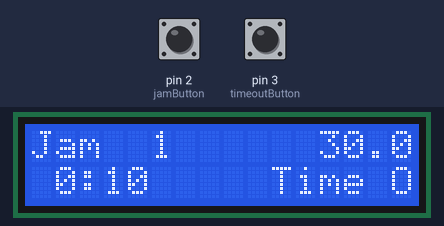
Simulated run of this sketch. Board: Arduino Uno, built with avr-gcc and run on an emulated ATmega328P. Parts: 16×2 character LCD. Inputs (shaded band) come from the test bench; at power-on: pin 2 (jamButton) LOW, pin 3 (timeoutButton) LOW.

Above: at 1.2 s.
1.3 s: pin 2 (jamButton) pulled HIGH for 0.15 s
At 1.63 s:
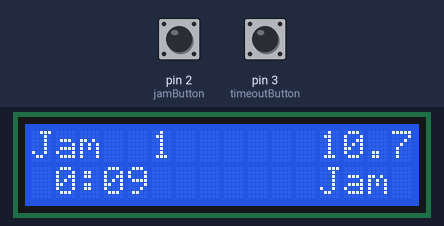
2.0 s: pin 3 (timeoutButton) pulled HIGH for 1 s
At 2.54 s:
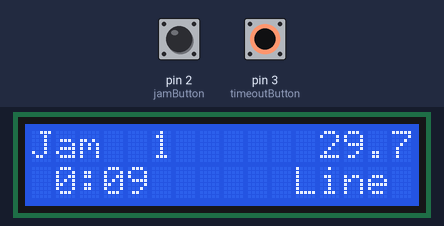
3.6 s: pin 2 (jamButton) pulled HIGH for 1 s
At 3.85 s:
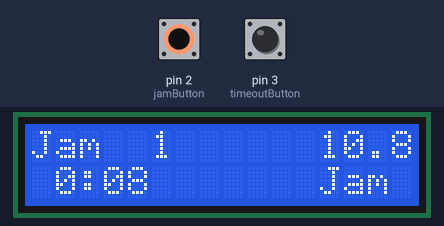
5.2 s: pin 3 (timeoutButton) pulled HIGH for 0.15 s
At 5.3 s:
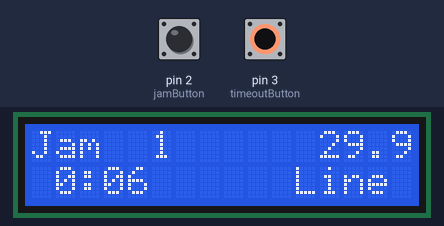
Timing chart, 0 to 6.9 s (numbered marks = the images above; inputs shaded):
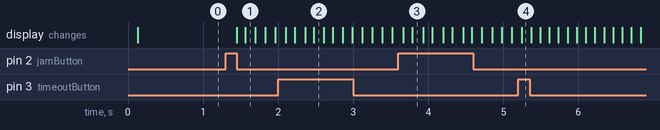

Measured:
- after the input at 1.3 s, the display: first changes after 0.15 s (image 1 shows a later state)
- after the input at 3.6 s, the display: first changes after 0.07 s (image 3 shows a later state)

The sketch:

sketch_sep16c.ino
```cpp
#include <StopWatch.h>
#include <Adafruit_CharacterOLED.h>

// To keep track of the Jam or Lineup
StopWatch timerJam;
// To keep track of the Period
StopWatch timerPeriod;
// Initialize the OLED display
Adafruit_CharacterOLED lcd(6, 7, 8, 9, 10, 11, 12);


unsigned long jamLength = 11000;
unsigned long lineupLength = 30000;
unsigned long periodLength = 10000;
unsigned long timeoutLength = 60000;
unsigned long refresh;                                    // Keeps track of the display refresh
unsigned long jamRef = 100;                               // Sets the jam clock refresh rate
unsigned long periodRef = 100;                            // Period clock refresh rate
unsigned long debounceTimer;
unsigned long debounceAmount = 250;
boolean GameOn, JamOn = 0;                           // Status of the game; current phase.
int JamNum = 1;                                           // What jam are we on?
int jamButton = 2;
int timeoutButton = 3;

//=================================================================
// void setup()
//=================================================================

void setup() {
  lcd.begin(16, 2);
}

//=================================================================
// void loop()
//=================================================================

void loop() {
  int jamButtonState = digitalRead(jamButton);
  int timeoutButtonState = digitalRead(timeoutButton);

  // Check the buttons for input
  if (jamButtonState == HIGH && (millis() - debounceTimer) > debounceAmount) {

    if (JamOn) {
      endJam();
    }
    else { // !JamOn
      startJam();
    }

    debounceTimer = millis();
  }
  if (timeoutButtonState == HIGH && (millis() - debounceTimer) > debounceAmount) {
    if (GameOn) {
      startTimeOut();
    }
    else {
      endTimeOut();
      endJam();
    }
    debounceTimer = millis();
  }


  // This section controls flow in the event of a timer expiring
  if (GameOn) {
    //Check the Period Clock
    if (timerPeriod.elapsed() > periodLength) {
      timerPeriod.stop();
      GameOn = 0;
    }
    if (JamOn) {
      //Check the Jam Clock
      if (timerJam.elapsed() > jamLength) {
        JamOn = 0;
        // If the game is still on then start the next sequence
        if (GameOn) {
          endJam();
        }
        else { // Game is not on and jam has ended
          timerJam.stop();
          timerJam.reset();
          JamOn = 0;
          timerPeriod.reset();
        }
      }
    }
    else{ // !JamOn
      // Check the lineup clock
      if (timerJam.elapsed() > lineupLength) {
        // If the game is still on then start the next sequence
        if (GameOn) {
          startJam();
        }
        else { // Game is not on and lineup has ended
          timerJam.stop();
          timerJam.reset();
          timerPeriod.reset();
        }
      }
    }
  }
  else { // !GameOn
    // Check the Timeout Clock
    if (timerJam.elapsed() > timeoutLength) {
      endTimeOut();
    }
  }


  // Check to make sure we are only refreshing every (displayRes) ms.
  if ((millis() - refresh) > jamRef) {
    displayJamNum();
    displayJamClock(timerJam.elapsed());
    displayPeriod();
    displayStatus();
    refresh = millis();
  }
}

//=================================================================
// void startTimeOut()    Stops the clocks and starts a timeout
//=================================================================

void startTimeOut() {

  JamOn = 0;
  GameOn = 0;
  timerJam.reset();
  timerPeriod.stop();
  timerJam.start();

}

void endTimeOut() {

  GameOn = 1;
  timerPeriod.start();
  timerJam.stop();
  timerJam.reset();

}

//=================================================================
// void toggleJam()    Self Explanatory.
//=================================================================

void startJam() {

    if (!GameOn) {
      timerPeriod.start();
      GameOn = 1;
    }

    timerJam.stop();
    timerJam.reset();
    timerJam.start();
    JamOn = 1;
}

void endJam() {

    timerJam.stop();
    timerJam.reset();
    timerJam.start();
    JamOn = 0;
}

//=================================================================
// displayJamClock()     Formats the clocks output for display
//=================================================================

void displayJamClock(unsigned long elapsed) {
  //                                                        // elapsed = milliseconds on the timer
  //unsigned long elapsed = timerJam.elapsed();               // minutes = whole number extracted from elapsed
  unsigned long secs, decimal, minutes, togo;               // decimal = number after the decimal point
  String displayString;
  switch (JamOn) {

  case 1:                                                   // Format the jam time remaining.
    togo = jamLength - elapsed;
    secs = constrain(togo / 1000, 0, jamLength);
    decimal = constrain((togo - secs*1000) / 100, 0, 9);
    break;
    // Format the lineup time remaining.
  case 0:
    togo = lineupLength - elapsed;
    secs = constrain(togo / 1000, 0, lineupLength);
    decimal = constrain((togo - secs*1000) / 100, 0, 9);
    break;
  }
  // Convert seconds to minutes and secs
  if (secs >= 60) {
    minutes = secs / 60;
    secs %= 60;
  }
  else {
    minutes = 0;
  }
  //                                                        // Pad minutes out with blank space
  if (minutes < 10) {
    displayString += " ";
  }
  //                                                        // Print a colon if there are minutes...
  if (minutes) {
    displayString += String(minutes);
    displayString += ":";
  }
  //                                                        // ... or pad it out if there aren't minutes
  else {
    displayString += "  ";
  }
  //                                                        // Pad seconds out with zeros.
  if (secs < 10) {
    displayString += "0";
  }
  //                                                        // Print secs and milliseconds with a dot.
  displayString += String(secs);
  displayString += ".";
  displayString += String(decimal);

  lcd.setCursor(9, 0);
  lcd.print(displayString);
}

//=================================================================
// displayJamNum()     Print the current jam number with padding
//=================================================================

void displayJamNum() {
  lcd.setCursor(0,0);
  lcd.print("Jam ");
  if (JamNum < 10) {
    lcd.print(" ");
  }

  lcd.print(constrain(JamNum, 1, 99));

}

//=================================================================
// displayTimeOut()     Print the Timeout clock
//=================================================================

void displayTimeOut() {
  unsigned long elapsed = constrain(timerJam.elapsed(), 0, timeoutLength);
  unsigned long togo = constrain(timeoutLength - elapsed, 0, timeoutLength);
  unsigned long secs = togo / 1000;
  unsigned long minutes = constrain(secs / 60, 0, 59);
  unsigned long decimal;
  String displayString;

  secs = constrain (secs %= 60, 0, 59);
  decimal = constrain((togo - secs*1000) / 100, 0, 9);

  if (minutes < 10) {
    displayString += " ";
  }

  if (minutes) {
    displayString += String(minutes);
    displayString += ":";
  }
  // ... or pad it out if there aren't minutes
  else {
    displayString += "  ";
  }
  // Pad seconds out with zeros.
  if (secs < 10) {
    displayString += "0";
  }
  // Print secs and milliseconds with a dot.
  displayString += String(secs);
  displayString += ".";
  displayString += String(decimal);

  lcd.setCursor(9, 0);
  lcd.print(displayString);
}

//=================================================================
// displayPeriod()     Print the Period clock
//=================================================================

void displayPeriod() {
  unsigned long elapsed = constrain(timerPeriod.elapsed(), 0, periodLength);
  unsigned long togo = constrain(periodLength - elapsed, 0, periodLength);
  unsigned long secs = togo / 1000;
  unsigned long minutes = constrain(secs / 60, 0, 59);
  secs = constrain (secs %= 60, 0, 59);
  String displayString;

  if (minutes < 10) {
    displayString += " ";
  }
  displayString += String(minutes);
  displayString += ":";

  if (secs < 10) {
    displayString += "0";

  }
  displayString += String(secs);


  lcd.setCursor(0,1);
  lcd.print(displayString);

}

void displayStatus() {
  String displayString;

  if (!GameOn && !timerJam.isRunning()) {
    displayString += "   Time Out";

  }
  if (JamOn) {
    displayString += "     Jam On";
    lcd.setCursor(10,1);
  }
  if (GameOn && !JamOn) {
    displayString += "    Line Up";
    lcd.setCursor(9,1);
  }
  lcd.setCursor(7,1);
  lcd.print(displayString);

}
```
